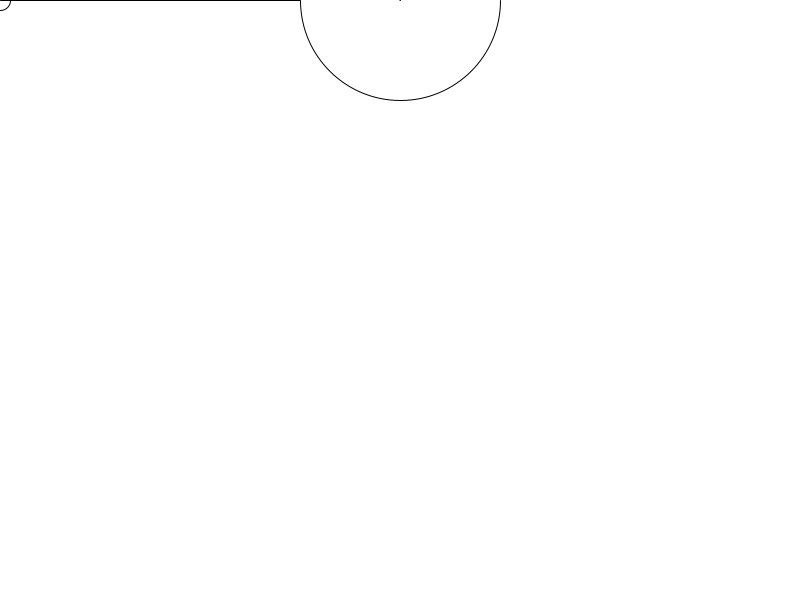
Frame 1 (no input)
Frame 60 (the mouse pressed at the canvas centre just before this capture): identical to frame 1, image omitted
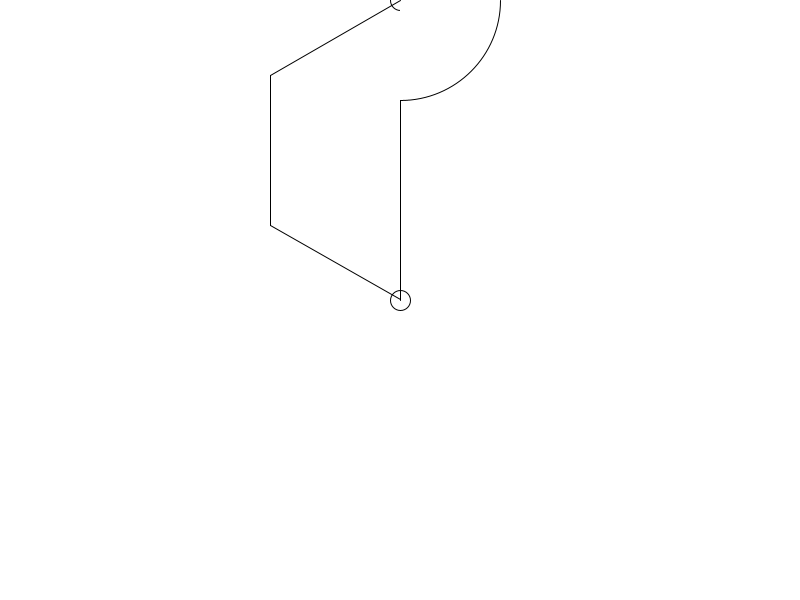
Frame 120 (the mouse held since frame 60 and released just before this capture)

The Processing sketch that drew these frames (run headless with seeded random() and noise(); from frame 60 on, the mouse is pressed at the canvas centre):

// Processing sketch: _4_angle_testing_program_with_sub_arms
// ── _4_angle_testing_program_with_sub_arms.pde
float angle1 = 0; 
float angle2 = 0; 
float angle3 = 0;

//servo robot testing program
void setup(){
size (800, 600);
}

void draw(){
  background(255);
  translate(width/2, 0); //we need to center our X coordinates to the middle of the screen
  float penX = mouseX - width/2; //we're capturing coordinates of our pen tip (mouse)
  float penY = mouseY;
  ellipse(penX, penY, 20,20);
  ellipse(0,0, 20,20);
  
  line(0,0, penX, penY);
  float len = dist(0,0, penX, penY); //let's measure the length of our line
  float angle = asin(penY/len); //asin returns angle value in range of 0 to PI/2, in radians
  if (penX<0) { angle = PI - angle; }  // this line makes sure angle is greater than PI/2 (90 deg) when penX is negative
  println("angle = " + degrees(angle)); //we're outputting angle value converted from radians to degrees
  println("length = " + len);//print out the length 
  arc(0,0,200,200, 0, angle); //let's draw our angle as an arc
  if (len>450) len = 450;
  if (len<150) len = 150;
  
  float dprime = (len - 150)/2.0;
  float a = acos(dprime/150);
  angle1 = angle + a;
  angle2 =  - a;
  angle3 =  - a;
  
  rotate(angle1);
  line(0,0,150,0);
  translate(150,0);
  
  rotate(angle2);
  line(0,0,150,0);
  translate(150,0);
  
  rotate(angle3);
  line(0,0,150,0);
  translate(150,0);
  
}
